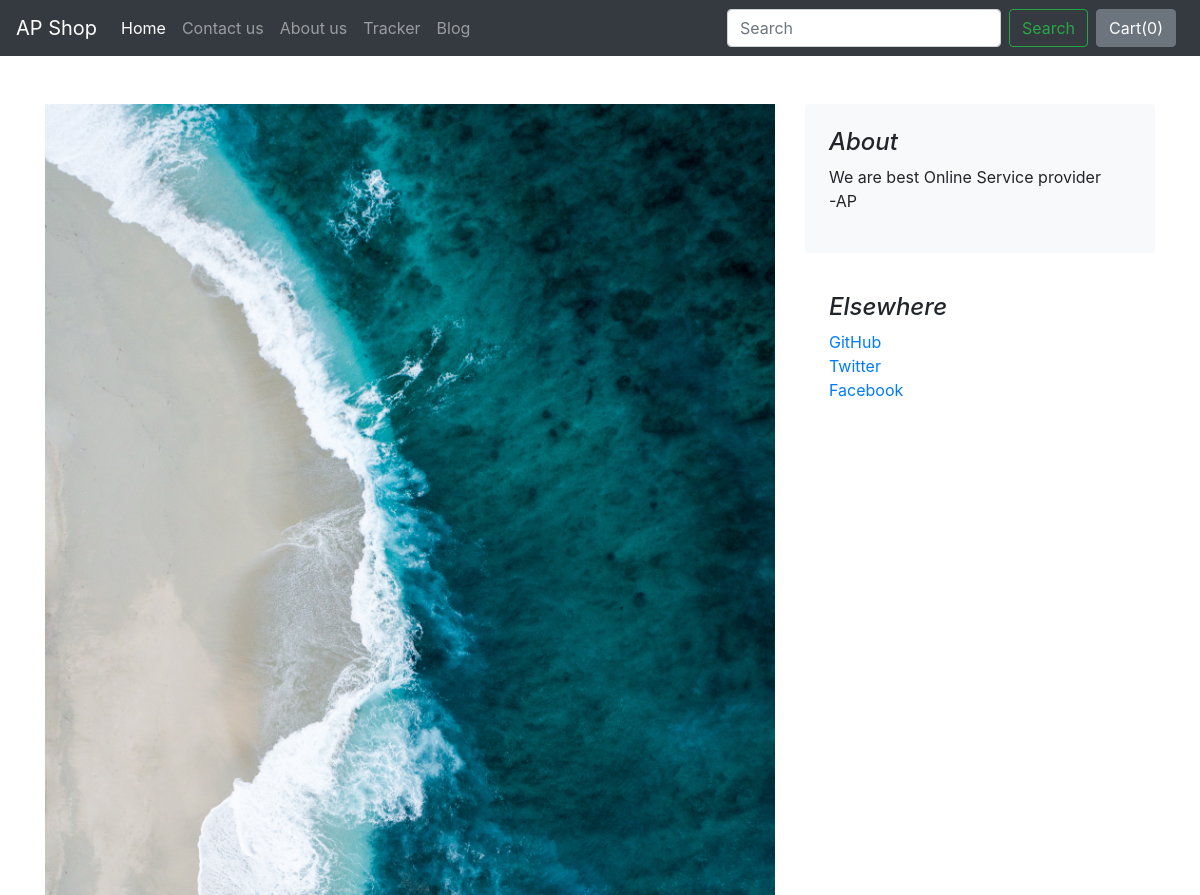
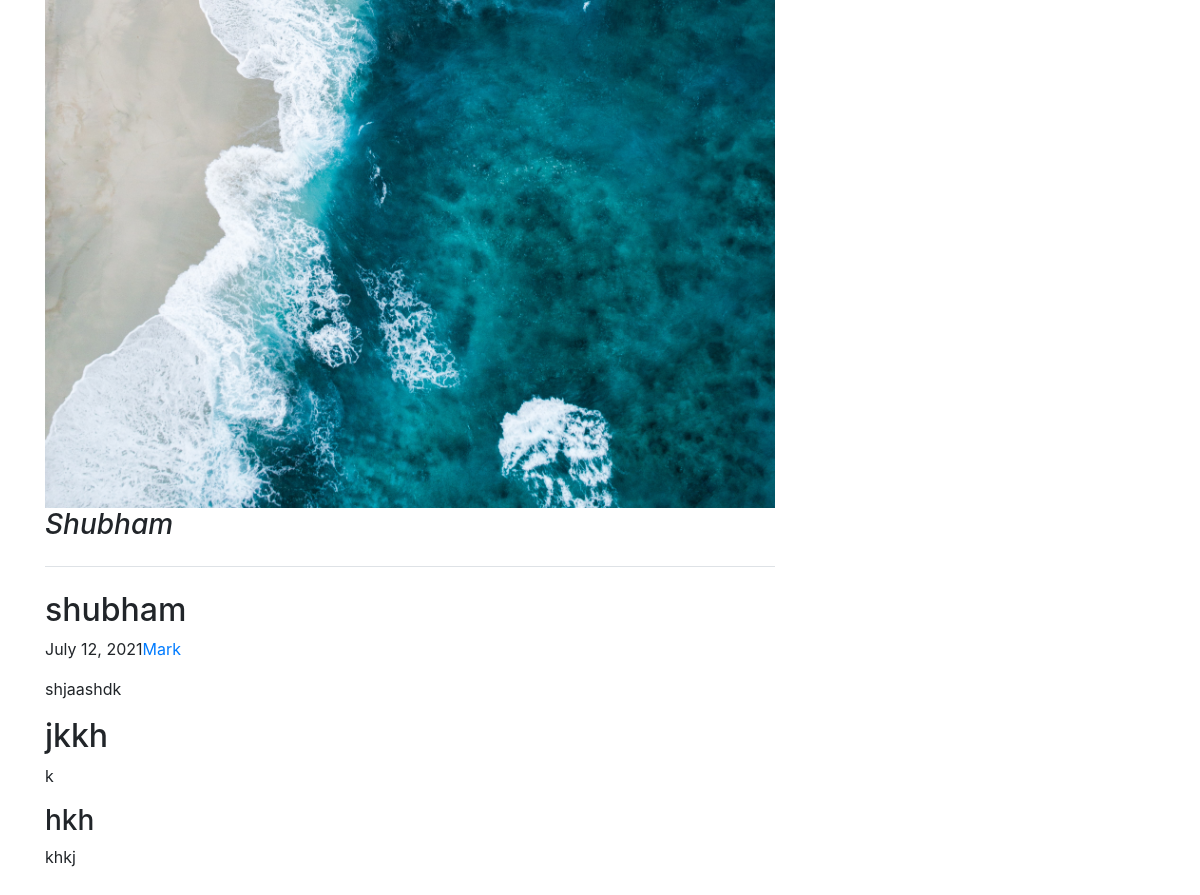
Before: /blog/blogpost/1 with the older database file (2 pictures, top to bottom).
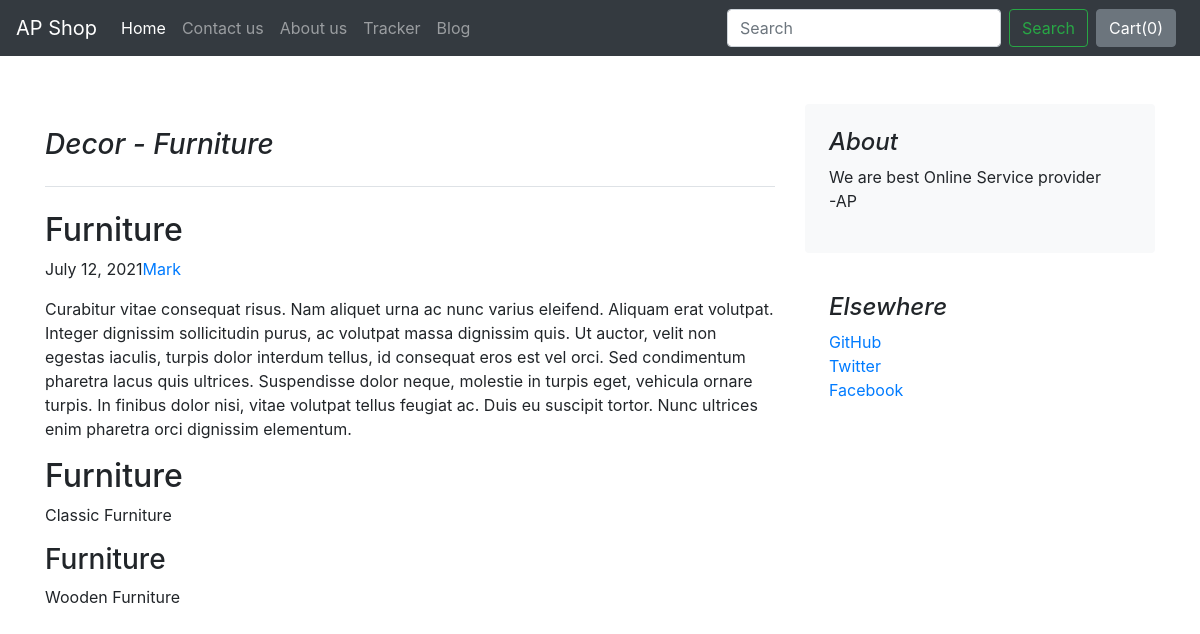
After: the same page with the newer database file.
### blog/models.py (models this page shows)
class Blogpost(models.Model):
    blog_id = models.AutoField(primary_key=True)
    title = models.CharField(max_length=500,default="")
    head0 = models.CharField(max_length=5000,default="")
    chead0 = models.CharField(max_length=5000,default="")
    head1 = models.CharField(max_length=5000,default="")
    chead1 = models.CharField(max_length=5000,default="")
    head2 = models.CharField(max_length=5000,default="")
    chead2 = models.CharField(max_length=5000,default="")
    publish_date = models.DateField()
    thumbnail = models.ImageField(upload_to='shop/images')
    def __str__(self):
        return self.title

### blog/views.py (the view)
# urls.py: path('blogpost/<int:id>', views.blogpost, name="BlogPost"),
def blogpost(request, id):
    post = Blogpost.objects.filter(blog_id = id)[0]
    print(post)
    return render(request, 'blog/blogpost.html',{ 'post' : post})

### blog/templates/blog/blogpost.html (shortened to what this page needs)
{% extends 'shop/basic.html' %}
{% block body %}
{% load static %}
<div class="container my-5">
    <div class="row">
        <div class="col-md-8 blog-main">
        <img src="/media/{{post.thumbnail}}" class="img-fluid" alt="">
            <h3 class="pb-4 mb-4 font-italic border-bottom">
                {{post.title}}
            </h3>
            <div class="blog-post">
                <h2 class="blog-post-title">{{post.head0}}</h2>
                <p class="blog-post-meta">{{post.publish_date}}<a href="#">Mark</a></p>
                <p>{{ post.chead0}}</p>
                <h2>{{ post.head1 }}</h2>
                <p>{{post.chead1}}</p>
                <h3>{{post.head2}}</h3>
                <p>{{post.chead2}}</p>
            </div>
        </div>
        <aside class="col-md-4 blog-sidebar">
            <div class="p-4 mb-3 bg-light rounded">
                <h4 class="font-italic">About</h4>
                <p class="mb-0">We are best Online Service provider<blockquote>-AP</blockquote></p>
            </div>
            <div class="p-4">
                <h4 class="font-italic">Elsewhere</h4>
                <ol class="list-unstyled">
                    <li><a href="#">GitHub</a></li>
                    <li><a href="#">Twitter</a></li>
                    <li><a href="#">Facebook</a></li>
                </ol>
            </div>
        </aside>
    </div>
</div>
{% endblock body %}

### shop/templates/shop/basic.html (shortened to what this page needs)
<!doctype html>
<html lang="en">
<head>
  <link rel="stylesheet" href="https://stackpath.bootstrapcdn.com/bootstrap/4.2.1/css/bootstrap.min.css"
>
</head>
<body>
  <nav class="navbar navbar-expand-lg navbar-dark bg-dark">
    <a class="navbar-brand" href="/shop">AP Shop</a>
    <div class="collapse navbar-collapse" id="navbarSupportedContent">
      <ul class="navbar-nav mr-auto">
        <li class="nav-item active">
          <a class="nav-link" href="/shop">Home <span class="sr-only">(current)</span></a>
        </li>
        <li class="nav-item">
          <a class="nav-link" href="/shop/contact/">Contact us</a>
        </li>
        <li class="nav-item">
          <a class="nav-link" href="/shop/about/">About us</a>
        </li>
        <li class="nav-item">
          <a class="nav-link" href="/shop/tracker/">Tracker</a>
        </li>
        <li class="nav-item">
          <a class="nav-link" href="/blog">Blog</a>
        </li>
      </ul>
      <form class="form-inline my-2 my-lg-0">
        <input class="form-control mr-sm-2" type="search" placeholder="Search" aria-label="Search">
        <button class="btn btn-outline-success my-2 my-sm-0" type="submit">Search</button>
      </form>
      <button id="popcart" type="button" class="btn btn-secondary mx-2" data-container="body"
      data-toggle="popover" data-placement="bottom" data-content="" data-html="true">
         Cart(<span id="cart">0</span>)
      </button>
    </div>
  </nav>
  {% block body %}
  {% endblock body %}
</body>
</html>

Changed rows visible on the page:
changed Blogpost: title "Shubham" → "Decor - Furniture"; head0 "shubham" → "Furniture"; chead0 "shjaashdk" → "Curabitur vitae consequat risus. Nam aliquet urna ac nunc varius eleifend. Aliquam erat volutpat. Integer dignissim sollicitudin purus, ac volutpat massa dignissim quis. Ut auctor, velit non egestas iaculis, turpis dolor interdum tellus, id consequat eros est vel orci. Sed condimentum pharetra lacus quis ultrices. Suspendisse dolor neque, molestie in turpis eget, vehicula ornare turpis. In finibus dolor nisi, vitae volutpat tellus feugiat ac. Duis eu suscipit tortor. Nunc ultrices enim pharetra orci dignissim elementum."; head1 "jkkh" → "Furniture"; chead1 "k" → "Classic Furniture"; head2 "hkh" → "Furniture"; chead2 "khkj" → "Wooden Furniture"; thumbnail: picture removed
